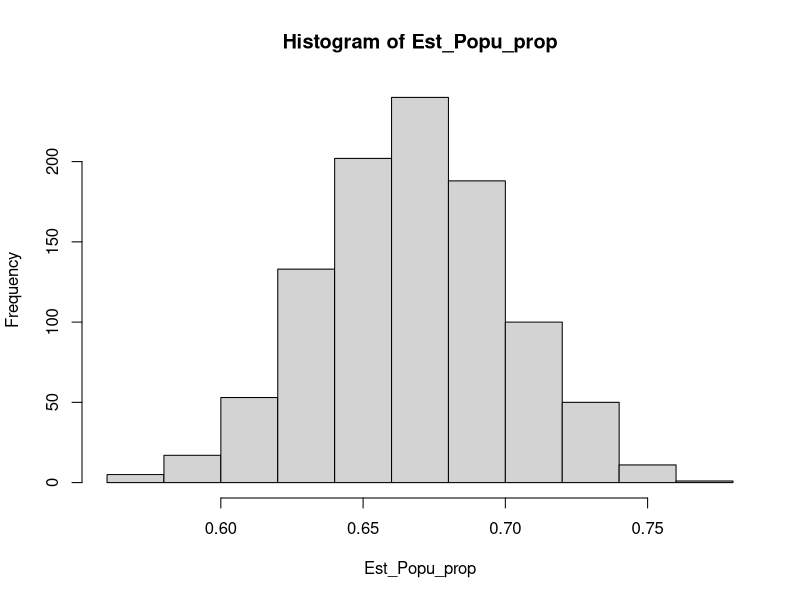

This figure's R source:
rm(list=ls())
# Q_1
N=2000;d=20;alpha=0.05;Sy_2=15000
a=qnorm(alpha/2,lower.tail = F)*sqrt(Sy_2)/d
n_0=a^2/(1+a^2/N)
n_0

# Q_2
alpha=0.05;N=5000
z_=qnorm(alpha/2,lower.tail = F)
n_0=(z_*6)^2/(1+1/N*(z_*6)^2)
n_0
# Q_3
n=200;p=0.67
set.seed(n)
s.sample=rbinom(n,1,p)
Est_pop_prop=mean(s.sample)
cat("Estimate of Population proportion is", Est_pop_prop, "\n")


s.sample=matrix(rbinom(n*1000,1,p),n,1000)
Est_Popu_prop=apply(s.sample,2,mean)
length(Est_Popu_prop)
hist(Est_Popu_prop)
# Q_4
p_hat=0.55
